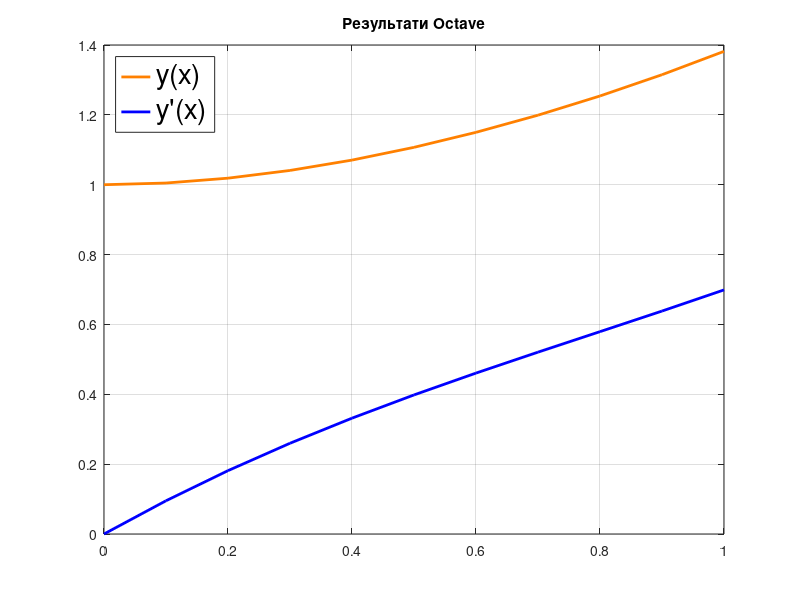

Reproduce this figure in MATLAB.
# Початкові значення
x0 = 0.0;
y0 = 1.0;
z0 = 0.0;
h = 0.1;
x_target = 0.9;

# Функція рівняння
function result = equation_func(x, y, z)
    result = x^2 - x + 2 - y;
endfunction

# Метод Рунге-Кутта
function results = runge_kutta(x0, y0, z0, h, x_target)
    x = x0;
    y = y0;
    z = z0;
    results = [];

    while x <= x_target
        results = [results; [x, z, y]];

        k1y = h * z;
        k1z = h * equation_func(x, y, z);

        k2y = h * (z + 0.5 * k1z);
        k2z = h * equation_func(x + 0.5 * h, y + 0.5 * k1y, z + 0.5 * k1z);

        k3y = h * (z + 0.5 * k2z);
        k3z = h * equation_func(x + 0.5 * h, y + 0.5 * k2y, z + 0.5 * k2z);

        k4y = h * (z + k3z);
        k4z = h * equation_func(x + h, y + k3y, z + k3z);

        y = y + (1/6) * (k1y + 2 * k2y + 2 * k3y + k4y);
        z = z + (1/6) * (k1z + 2 * k2z + 2 * k3z + k4z);
        x = x + h;
    endwhile
    results = [results; [x, z, y]]; # Додаємо останній крок
endfunction

# Виклик методу Рунге-Кутта
results = runge_kutta(x0, y0, z0, h, x_target);

# Вивід результатів у форматі таблиці
fprintf('\nРозв''язок Octave:\n\n');
fprintf('      x     y''(x)      y(x)\n');
fprintf('---------------------------\n');
for i = 1:size(results, 1)
    fprintf('%6.4f   %8.6f   %8.6f\n', results(i, 1), results(i, 2), results(i, 3));
end

# Створення графіку
figure;
plot(results(:, 1), results(:, 3), '-', 'Color', [1 0.5 0], 'LineWidth', 2, 'DisplayName', 'y(x)');
hold on;
plot(results(:, 1), results(:, 2), 'b-', 'LineWidth', 2, 'DisplayName', 'y''(x)');
title('Результати Octave');
legend('Location', 'NorthWest', 'FontSize', 20);
grid on;
hold off;

